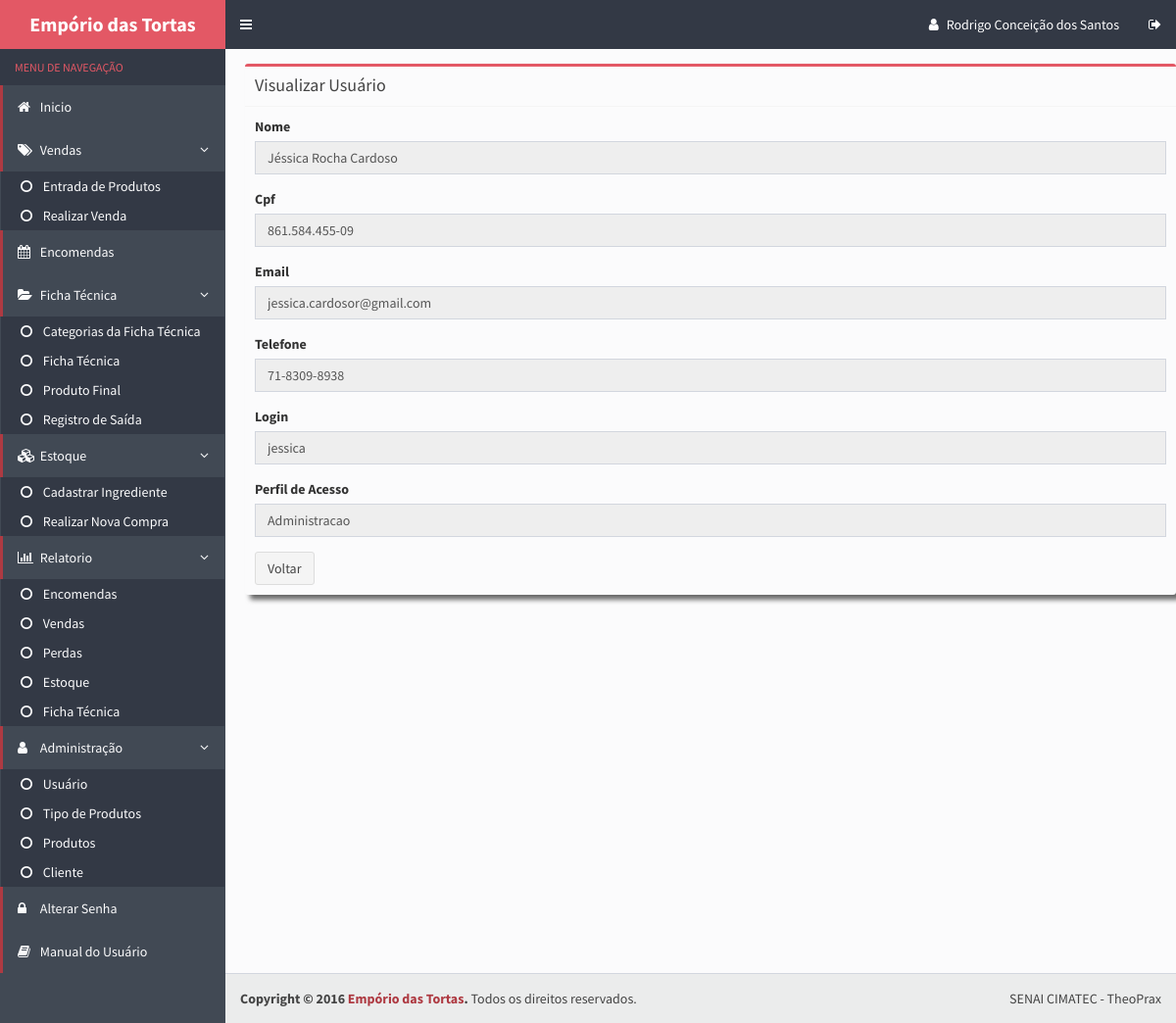
The page /forms/Visualizar_usuario.php?id=23 (signed in) on the database as committed earlier.
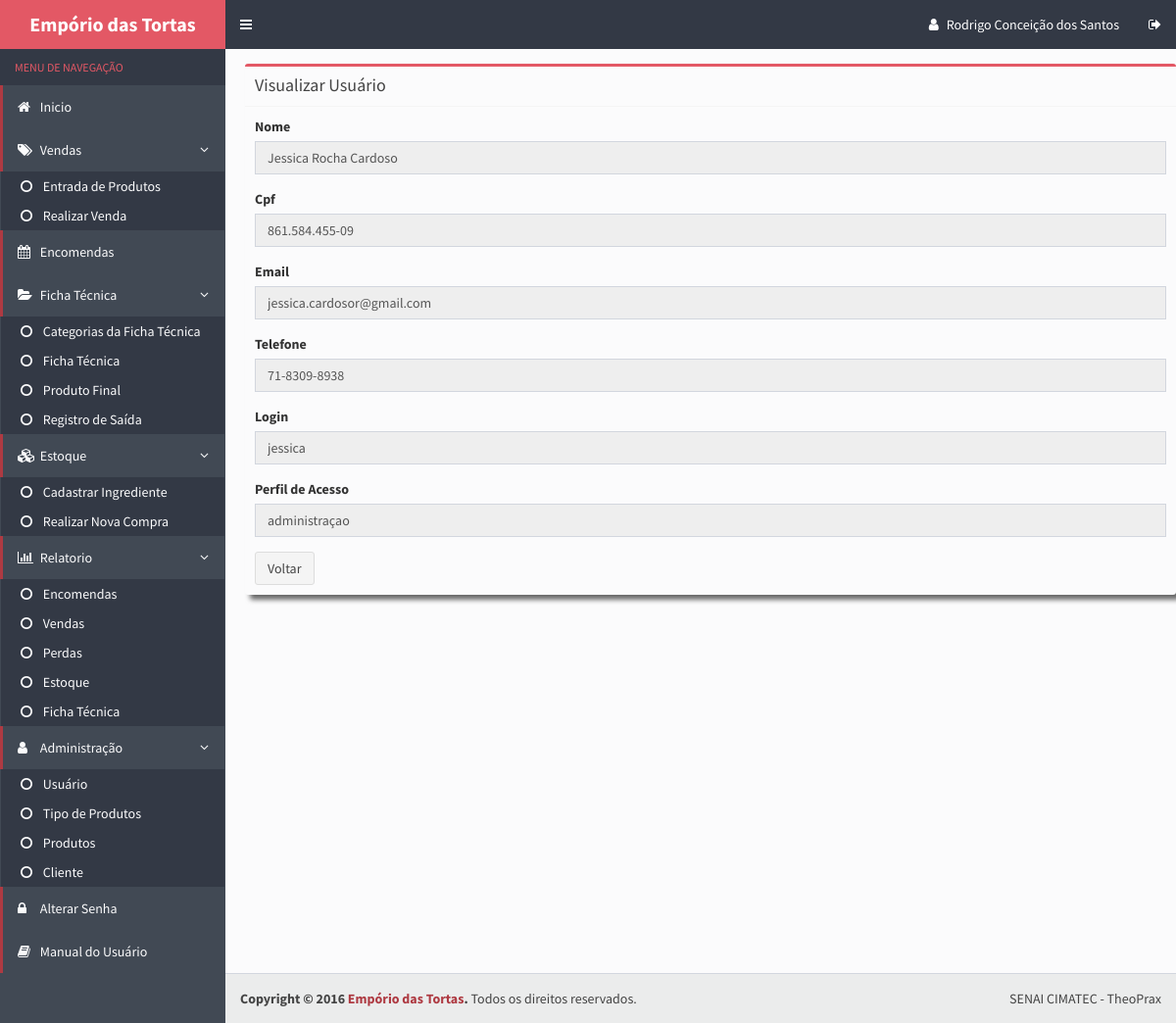
The same page on the database as committed later.
### tables this page shows
CREATE TABLE IF NOT EXISTS `usuarios` (
  `cod_usuario` int(11) NOT NULL AUTO_INCREMENT,
  `name` varchar(100) NOT NULL,
  `cpf` varchar(14) NOT NULL,
  `email` varchar(100) NOT NULL,
  `mobile` varchar(100) NOT NULL,
  `login` varchar(50) NOT NULL,
  `senha` varchar(32) NOT NULL,
  `acesso` varchar(30) NOT NULL,
  PRIMARY KEY (`cod_usuario`),
  UNIQUE KEY `cpf` (`cpf`,`login`),
  UNIQUE KEY `cpf_2` (`cpf`)
);

### forms/Visualizar_usuario.php (the view, shortened to what this page needs)
<?php
    $id = null;
    if ( !empty($_GET['id'])) {
        $id = $_REQUEST['id'];
    }
    if ( null==$id ) {
        header("Location: ../index.php");
    } else {
        $pdo = Database::connect();
        $pdo->setAttribute(PDO::ATTR_ERRMODE, PDO::ERRMODE_EXCEPTION);
        $sql = "SELECT * FROM usuarios where cod_usuario = ?";
        $q = $pdo->prepare($sql);
        $q->execute(array($id));
        $data = $q->fetch(PDO::FETCH_ASSOC);
    }
?>
<!DOCTYPE html>
<html>
  <head>
    <link rel="stylesheet" href="../bootstrap/css/bootstrap.css">
    <link rel="stylesheet" href="https://maxcdn.bootstrapcdn.com/font-awesome/4.4.0/css/font-awesome.min.css">
    <link rel="stylesheet" href="https://code.ionicframework.com/ionicons/2.0.1/css/ionicons.min.css">
    <link rel="stylesheet" href="../dist/css/AdminLTE.css">
    <link rel="stylesheet" href="../dist/css/skins/skin-blue.css">
  </head>
  <body class="hold-transition skin-blue sidebar-mini">
    <div class="wrapper">
      <?php include_once("includes/header.php") ?>
      <?php include_once("includes/menu.php") ?>
      <div class="content-wrapper">
        <section class="content">
          <div class="row">
              <div class="box box-warning">
                <div class="form">
                  <div class="box-header with-border">
                  <h3 class="box-title">Visualizar Usuário</h3>
                  </div>
                  <div class="box-body">
                       <div class="form-group">
                      <label>Nome</label>
                      <input type="text" disabled="disabled" class="form-control" name="name" required="required" value="<?php echo $data['name'];?>">
                    </div>
                    <div class="form-group">
                      <label>Cpf</label>
                      <input type="text" disabled="disabled" class="form-control" name="cpf" required="required"   value="<?php echo $data['cpf'];?>">
                    </div>
                    <div class="form-group">
                      <label>Email</label>
                      <input type="text" disabled="disabled" class="form-control" name="email" required="required"  value="<?php echo $data['email'];?>">
                    </div>
                    <div class="form-group">
                      <label>Telefone</label>
                      <input type="text" disabled="disabled" class="form-control" name="mobile" required="required" value="<?php echo $data['mobile'];?>">
                    </div>
                    <div class="form-group">
                      <label>Login</label>
                      <input type="text" disabled="disabled" class="form-control" name="login" required="required"  value="<?php echo $data['login'];?>">
                    </div>
                    <div class="form-group">
                      <label>Perfil de Acesso</label>
                      <input type="text" disabled="disabled" class="form-control" name="acesso" required="required"  value="<?php echo $data['acesso'];?>">
                    </div>
                    <a class="btn btn-default" href="../usuario.php">Voltar</a>
                  </div>
                </div>
              </div>
            </div>
        </section>
      </div>
      <?php include_once("includes/footer.php") ?>
  </body>
</html>

Rows that differ between the two databases and show on the page:
changed usuarios "jessica.cardosor@gmail.com": name "Jéssica Rocha Cardoso" → "Jessica Rocha Cardoso"; acesso "Administracao" → "administraçao"
